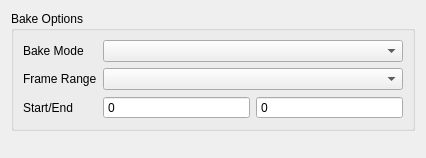
<?xml version="1.0" encoding="UTF-8"?>
<ui version="4.0">
 <class>Form</class>
 <widget class="QWidget" name="Form">
  <property name="geometry">
   <rect>
    <x>0</x>
    <y>0</y>
    <width>426</width>
    <height>158</height>
   </rect>
  </property>
  <property name="windowTitle">
   <string>Form</string>
  </property>
  <layout class="QVBoxLayout" name="verticalLayout">
   <item>
    <widget class="QGroupBox" name="bakeOptions_groupBox">
     <property name="title">
      <string>Bake Options</string>
     </property>
     <layout class="QFormLayout" name="options1_layout">
      <item row="1" column="0">
       <widget class="QLabel" name="bakeModeLabel">
        <property name="text">
         <string>Bake Mode</string>
        </property>
       </widget>
      </item>
      <item row="1" column="1">
       <widget class="QComboBox" name="bakeModeComboBox"/>
      </item>
      <item row="2" column="0">
       <widget class="QLabel" name="frameRangeModeLabel">
        <property name="text">
         <string>Frame Range</string>
        </property>
       </widget>
      </item>
      <item row="2" column="1">
       <widget class="QComboBox" name="frameRangeModeComboBox"/>
      </item>
      <item row="3" column="0">
       <widget class="QLabel" name="frameRangeLabel">
        <property name="text">
         <string>Start/End</string>
        </property>
       </widget>
      </item>
      <item row="3" column="1">
       <layout class="QHBoxLayout" name="frameRangeMode_layout">
        <item>
         <widget class="QSpinBox" name="frameRangeStartSpinBox">
          <property name="buttonSymbols">
           <enum>QAbstractSpinBox::NoButtons</enum>
          </property>
          <property name="maximum">
           <number>999999</number>
          </property>
         </widget>
        </item>
        <item>
         <widget class="QSpinBox" name="frameRangeEndSpinBox">
          <property name="buttonSymbols">
           <enum>QAbstractSpinBox::NoButtons</enum>
          </property>
          <property name="prefix">
           <string/>
          </property>
          <property name="maximum">
           <number>999999</number>
          </property>
         </widget>
        </item>
       </layout>
      </item>
     </layout>
    </widget>
   </item>
   <item>
    <spacer name="verticalSpacer">
     <property name="orientation">
      <enum>Qt::Vertical</enum>
     </property>
     <property name="sizeHint" stdset="0">
      <size>
       <width>20</width>
       <height>40</height>
      </size>
     </property>
    </spacer>
   </item>
  </layout>
 </widget>
 <resources/>
 <connections/>
</ui>
